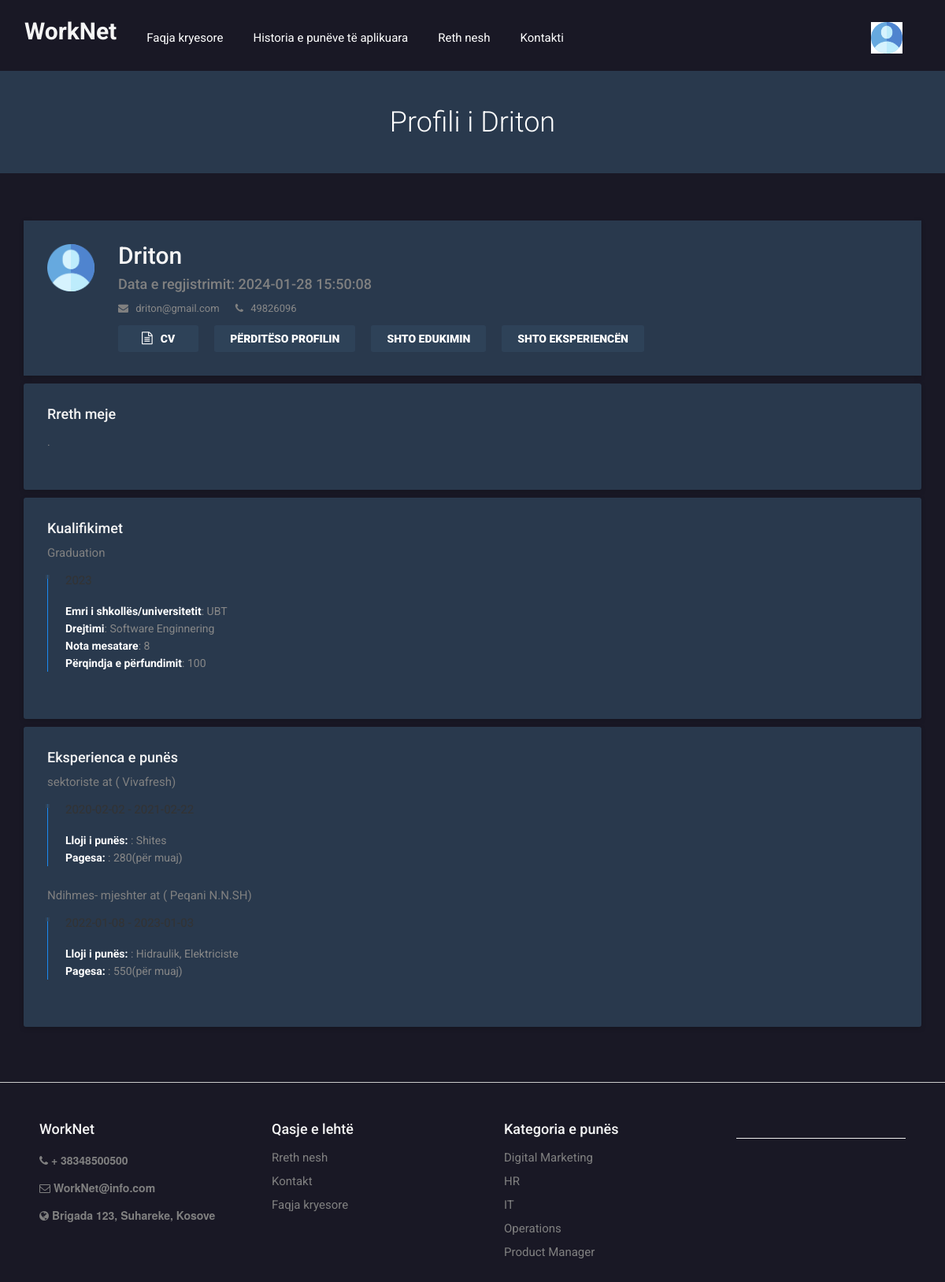
/my-profile.php (signed in), run on the app's committed database.
### tables this page shows
CREATE TABLE `tbljobseekers` (
  `id` int(11) NOT NULL,
  `FullName` varchar(150) DEFAULT NULL,
  `EmailId` varchar(150) DEFAULT NULL,
  `ContactNumber` bigint(15) DEFAULT NULL,
  `Password` varchar(150) DEFAULT NULL,
  `Resume` varchar(150) DEFAULT NULL,
  `AboutMe` mediumtext DEFAULT NULL,
  `ProfilePic` varchar(200) DEFAULT NULL,
  `Skills` varchar(200) DEFAULT NULL,
  `RegDate` timestamp NULL DEFAULT current_timestamp(),
  `LastUpdationDate` timestamp NULL DEFAULT NULL ON UPDATE current_timestamp(),
  `IsActive` int(1) DEFAULT NULL
);

CREATE TABLE `tbleducation` (
  `ID` int(10) NOT NULL,
  `UserID` int(5) DEFAULT NULL,
  `Qualification` varchar(200) DEFAULT NULL,
  `ClgorschName` varchar(200) DEFAULT NULL,
  `PassingYear` varchar(200) DEFAULT NULL,
  `Stream` varchar(200) DEFAULT NULL,
  `CGPA` decimal(2,0) DEFAULT NULL,
  `Percentage` decimal(4,0) DEFAULT NULL,
  `CreationDate` timestamp NULL DEFAULT current_timestamp()
);

CREATE TABLE `tblexperience` (
  `ID` int(10) NOT NULL,
  `UserID` int(10) DEFAULT NULL,
  `EmployerName` varchar(200) DEFAULT NULL,
  `EmployementType` varchar(200) DEFAULT NULL,
  `Designation` varchar(200) DEFAULT NULL,
  `Ctc` decimal(10,0) DEFAULT NULL,
  `FromDate` varchar(200) DEFAULT NULL,
  `ToDate` varchar(200) DEFAULT NULL,
  `Skills` varchar(200) NOT NULL,
  `CreationDate` timestamp NULL DEFAULT current_timestamp()
);

CREATE TABLE `tblpages` (
  `ID` int(11) NOT NULL,
  `PageType` varchar(200) DEFAULT NULL,
  `PageTitle` mediumtext DEFAULT NULL,
  `PageDescription` longtext DEFAULT NULL,
  `Email` varchar(200) NOT NULL,
  `MobileNumber` bigint(10) NOT NULL,
  `UpdationDate` timestamp NULL DEFAULT NULL ON UPDATE current_timestamp()
);

### my-profile.php (the view, shortened to what this page needs)
<?php
include('includes/config.php');
if (strlen($_SESSION['jsid']) == 0) {
  header('location:logout.php');
} else { ?>
  <!doctype html>
  <html>
  <head>
    <link href="css/custom.css" rel="stylesheet" type="text/css">
    <link href="css/bootstrap.css" rel="stylesheet" type="text/css">
    <link href="css/color.css" rel="stylesheet" type="text/css">
    <link href="css/responsive.css" rel="stylesheet" type="text/css">
    <link href="css/owl.carousel.css" rel="stylesheet" type="text/css">
    <link href="css/font-awesome.min.css" rel="stylesheet" type="text/css">
    <link href="css/jquery.mCustomScrollbar.css" rel="stylesheet" type="text/css">
  </head>
  <body class="theme-style-1">
    <div id="wrapper">
      <?php include('includes/header.php'); ?>
      <section id="inner-banner">
        <div class="container">
          <h1>
            Profili i
            <?php echo htmlentities($_SESSION['jsfname']); ?>
          </h1>
        </div>
      </section>
      <div id="main">
        <section class="resumes-section padd-tb">
          <div class="container">
            <div class="row">
              <div class="col-md-12 col-sm-8">
                <div class="resumes-content">
                  <div class="box">
                    <div class="frame">
                      <?php
                      $jsid = $_SESSION['jsid'];
                      $sql = "SELECT * from  tbljobseekers  where id=:jid";
                      $query = $dbh->prepare($sql);
                      $query->bindParam(':jid', $jsid, PDO::PARAM_STR);
                      $query->execute();
                      $results = $query->fetchAll(PDO::FETCH_OBJ);
                      foreach ($results as $result) {
                        ?><a href="#">
                          <?php if ($row->ProfilePic == ''): ?>
                            <img src="images/account.png" width="60" height="60">
                          <?php else: ?>
                            <img src="images/<?php echo $row->ProfilePic; ?>" width="100" height="100">
                          <?php endif; ?>
                        </a>
                      </div>
                      <div class="text-box">
                        <h2><a href="#">
                            <?php echo htmlentities($_SESSION['jsfname']); ?>
                          </a></h2>
                        <h4>Data e regjistrimit:
                          <?php echo htmlentities($result->RegDate); ?>
                        </h4>
                        <div class="clearfix"> <strong><i class="fa fa-envelope"></i>
                            <?php echo htmlentities($result->EmailId); ?>
                          </strong> <strong>
                            <i class="fa fa-phone"></i><a href="#">
                              <?php echo htmlentities($result->ContactNumber); ?>
                            </a></strong> </div>
                        <div class="btn-row"> <a href="Jobseekersresumes/<?php echo htmlentities($result->Resume); ?>"
                            class="resume" target="_blank"><i class="fa fa-file-text-o"></i>CV</a> <a href="profile.php"
                            class="login">Përditëso profilin</a> <a href="add-education.php" class="login">Shto
                            edukimin</a><a href="add-experience.php" class="login">Shto eksperiencën</a></div>
                      </div>
                    </div>
                    <div class="summary-box">
                      <h4>Rreth meje</h4>
                      <p>
                        <?php echo htmlentities($result->AboutMe); ?>.
                      </p>
                    </div>
                  <?php } ?>
                  <div class="summary-box">
                    <h4>Kualifikimet</h4>
                    <?php
                    $uid = $_SESSION['jsid'];
                    $sql = "SELECT * from  tbleducation  where UserID=:uid";
                    $query = $dbh->prepare($sql);
                    $query->bindParam(':uid', $uid, PDO::PARAM_STR);
                    $query->execute();
                    $results = $query->fetchAll(PDO::FETCH_OBJ);
                    foreach ($results as $result) {
                      ?>
                      <div class="outer"> <strong class="title">
                          <?php echo htmlentities($result->Qualification); ?>
                        </strong>
                        <div class="col"> <span>
                          </span>
                          <p><strong style="color: white">Emri i shkollës/universitetit</strong>:
                            <?php echo htmlentities($result->ClgorschName); ?>
                          </p>
                          <p><strong style="color: white">Drejtimi</strong>:
                            <?php echo htmlentities($result->Stream); ?>
                          </p>
                          <p><strong style="color: white">Nota mesatare</strong>:
                            <?php echo htmlentities($result->CGPA); ?>
                          </p>
                          <p><strong style="color: white">Përqindja e përfundimit</strong>:
                            <?php
                            if ($result->Percentage == '0'):
                              echo 'NA';
                            else:
                              echo htmlentities($result->Percentage);
                            endif;
                            ?>
                          </p>
                        </div>
                      </div>
                    <?php } ?>
                  </div>
                  <div class="summary-box">
                    <h4>Eksperienca e punës</h4>
                    <?php
                    $uid = $_SESSION['jsid'];
                    $sql = "SELECT * from  tblexperience  where UserID=:uid";
                    $query = $dbh->prepare($sql);
                    $query->bindParam(':uid', $uid, PDO::PARAM_STR);
                    $query->execute();
                    $results = $query->fetchAll(PDO::FETCH_OBJ);
                    foreach ($results as $result) {
                      ?>
                      <div class="outer"> <strong class="title">
                          <?php echo htmlentities($result->Designation); ?> at <b>(
                            <?php echo htmlentities($result->EmployerName); ?>)
                          </b>
                        </strong>
                        <div class="col"> <span>
                          </span>
                          <p><strong style="color: white">Lloji i punës: </strong>:
                            <?php echo htmlentities($result->EmployementType); ?>
                          </p>
                          <p><strong style="color: white">Pagesa: </strong>:
                            <?php echo htmlentities($result->Ctc); ?>(për muaj)
                          </p>
                        </div>
                      </div>
                    <?php } ?>
                  </div>
                </div>
              </div>
            </div>
          </div>
        </section>
      </div>
      <?php include('includes/footer.php'); ?>
    </div>
  </body>
  </html>
<?php } ?>

### includes/header.php (shortened to what this page needs)
<header id="header">
  <div class="container">
    <div class="navigation-col">
      <nav class="navbar navbar-inverse">
        <div class="navbar-header">
          <h2><a href="index.php"><strong class="logo" style="padding-top:5%">WorkNet</strong></a>
          </h2>
        </div>
        <div id="navbar" class="collapse navbar-collapse">
          <ul class="nav navbar-nav" id="nav">
            <li><a href="index.php">Faqja kryesore</a></li>
            <?php if (strlen($_SESSION['jsid'] != 0)) { ?>
              <li><a href="applied-jobs.php">Historia e punëve të aplikuara</a></li>
            <?php } ?>
            <li><a href="about.php">Reth nesh</a></li>
            <li><a href="contact.php">Kontakti</a></li>
          </ul>
        </div>
      </nav>
    </div>
  </div>
  <div class="user-option-col">
    <div class="thumb">
      <div class="dropdown">
        <?php if (strlen($_SESSION['jsid']) != 0) { ?>
          <?php
          $uid = $_SESSION['jsid'];
          $sql = "SELECT * from tbljobseekers where id='$uid'";
          $query = $dbh->prepare($sql);
          $query->execute();
          $results = $query->fetchAll(PDO::FETCH_OBJ);
          if ($query->rowCount() > 0) {
            foreach ($results as $row) {
              ?>
              <button class="btn btn-default dropdown-toggle" type="button" id="dropdownMenu1" data-toggle="dropdown"
                aria-haspopup="true" aria-expanded="true">
                <?php if ($row->ProfilePic == ''): ?>
                  <img src="images/account.png" width="40" height="40">
                <?php else: ?>
                  <img src="images/<?php echo $row->ProfilePic; ?>" width="40" height="40">
                <?php endif; ?>
              </button>
              <?php $cnt = $cnt + 1;
            }
          }
          ?>
        <?php } ?>
      </div>
    </div>
  </div>
</header>

### includes/footer.php (shortened to what this page needs)
<footer id="footer">
  <div class="text-box box">
    <h4>WorkNet</h4>
    <?php
    $sql = "SELECT * from tblpages where PageType='contactus'";
    $query = $dbh->prepare($sql);
    $query->execute();
    $results = $query->fetchAll(PDO::FETCH_OBJ);
    if ($query->rowCount() > 0) {
      foreach ($results as $row) { ?>
        <ul>
          <li> <i class="fa fa-phone"></i> <strong>+
              <?php echo htmlentities($row->MobileNumber); ?>
            </strong></li>
          <li> <i class="fa fa-envelope-o"></i> <strong>
              <?php echo htmlentities($row->Email); ?>
            </strong> </li>
          <li> <i class="fa fa-globe"></i> <strong>
              <?php echo htmlentities($row->PageDescription); ?>
            </strong> </li>
          <?php $cnt = $cnt + 1;
      }
    } ?>
    </ul>
  </div>
  <div class="box">
    <h4>Qasje e lehtë</h4>
    <ul>
      <li><a href="about.php">Rreth nesh</a></li>
      <li><a href="contact.php">Kontakt</a></li>
      <li><a href="index.php">Faqja kryesore</a></li>
    </ul>
  </div>
  <div class="box">
    <h4>Kategoria e punës</h4>
    <ul>
      <?php
      $sql = "SELECT jobCategory,count(jobId) as totaljobs from tbljobs group by jobCategory";
      $query = $dbh->prepare($sql);
      $query->execute();
      $results = $query->fetchAll(PDO::FETCH_OBJ);
      foreach ($results as $row) { ?>
        <li><a href="view-categorywise-job.php?viewid=<?php echo htmlentities($row->jobCategory); ?>">
            <?php echo htmlentities($row->jobCategory); ?>
          </a></li>
      <?php } ?>
    </ul>
  </div>
  <hr color="#000" />
</footer>

### css/color.css (style rules this page uses)
#banner, .banner-outer .caption .holder form button[type="submit"]:hover, .browse-job-section, .user-option-col a.login-round, .user-option-col .dropdown-menu > li > a:hover, .user-option-col .dropdown-menu > li > a:focus, .user-option-col a.btn-login, .theme-style-1 a.btn-style-1, .popular-categories .box:hover, .popular-categories .box:hover, .btn-color-2, .sidebar .box .text-box a.btn-apply, .call-action-section, .price-table .box strong.amount:before, .price-table .box strong.amount:after, #footer form input[type="submit"], #cp_side-menu, .banner-2, #wrapper .header-2.cp_sticky, .process-section .icon-box, .btn-bg-color-1, .header-4, #inner-banner, .pagination-box .pager li > a:hover, .pagination-box .pager li > a:focus, .pagination-box .pager li.active a, .post-box .owl-next:hover, .post-box .owl-prev:hover, .post-section .comment-form form input[type="submit"], .signup-section .holder input[type="submit"], .upload-box .btn-file, .signup-section .holder b, .contact-form input[type="Submit"], .address-box address .fa, .candidates-search-bar form, .btn-row a.resume, .btn-row a.login, .summary-box .col:before, .progress-box .progress-bar span, .alphabets-row .col span, .alphabets-row .col:before, .icon-colo-1, .resum-form .accordion_cp, .resum-form input[type="submit"], .navbar-toggle { background-color: #30475eb5; }
#nav li:hover > a, .banner-outer .caption .holder form button[type="submit"], .banner-outer .caption .holder .btn-row a .fa, .cp_side-menu a .fa, .user-option-col a .fa, #content-area .box .text-col a.text .fa, #content-area .box strong.price .fa, .sidebar .box .text-box h4 a, .sidebar .box .text-box a.text .fa, .sidebar .box .text-box strong.price .fa, #content-area a.load-more .fa, .price-table .box h4, .price-table .box strong.amount sub, .testimonials-section .owl-prev:hover:before, .testimonials-section .owl-next:hover:before, .post-box .text-box strong.date .fa, .post-box .text-box strong.name, .post-box .text-box:hover h4 a, #footer .box ul li a, .bottom-row strong.copyrights a:hover, #content-area .box:hover h4 a, #popular-job-slider .owl-next:before, #popular-job-slider .owl-prev:before, .sidebar-jobs ul li a, .sidebar-jobs ul li span .fa, .pagination-box .pager li > a, .pagination-box .pager li > span, .sidebar .box .recent-post .text-box a .fa, .sidebar .box .recent-post .text-area a .fa, .sidebar .box .recent-post ul li:hover strong a, .sidebar .box .archives-box ul li a:hover, .post-box blockquote p, .testimonials-style-3 .box p, .testimonials-style-3 .col p, .input-box .fa, .check-box strong a:hover, .signup-section .holder em, .signup-section .holder em a, .signup-section .holder a.login, .candidates-search-bar form button[type="submit"], .resumes-section .box .text-box h4, .resumes-content .box .text-box strong .fa, .resumes-content .box .text-box span.price .fa, .tags a, .resumes-section a.load-more .fa, .related-people .text-box strong.name a, .related-people .text-box span .fa, .summary-box strong.title, .popular-companies .owl-next:before, .popular-companies .owl-prev:before, .alphabets-row a:hover, .alphabets a:hover, .theme-style-1 .account-option a.btn-style-1 .fa, #content-area .box .text-col p em, .job-detail ul li .fa { color:gray; }
#nav li a:before,#nav li a:after, .testimonials-section .owl-prev:hover:before, .testimonials-section .owl-next:hover:before, .summary-box .col, .resume-process .option-box .icon-colo-1:before { border-color:#1b8af3; }

### css/responsive.css (style rules this page uses)
@media (min-width: 1200px) { strong.logo { margin: 0 150px 0 0; } }
@media (min-width: 1200px) { strong.logo { margin:0 0 0 65px; } }
@media (min-width: 1200px) { .user-option-col { position: absolute; padding:0; } }
@media (min-width: 1200px) { .btn-row a.login { margin: 0 20px 0 0; } }
@media (max-width: 1480px) { strong.logo { margin: 0; } }
@media (max-width: 1480px) { .navigation-col .navbar-collapse { float:left; } }
@media (max-width: 1480px) { #footer .text-box, #footer .box { width:25%; margin:0 20px 0 0 } }
@media (max-width: 1900px) { #footer .text-box, #footer .box { width:25%; margin:0 20px 0 0 } }

### data on the page
tbljobseekers: RegDate "2024-01-28 15:50:08", EmailId "driton@gmail.com", ContactNumber "49826096"
tbleducation: Qualification "Graduation", ClgorschName "UBT", Stream "Software Enginnering", CGPA "8", Percentage "100"
tblexperience: Designation "sektoriste", EmployerName "Vivafresh", EmployementType "Shites", Ctc "280"
tblexperience: Designation "Ndihmes- mjeshter", EmployerName "Peqani N.N.SH", EmployementType "Hidraulik, Elektriciste", Ctc "550"
tblpages: MobileNumber "38348500500", Email "WorkNet@info.com", PageDescription "Brigada 123, Suhareke, Kosove"

### other printed values
$_SESSION['jsfname'] "Driton"
$row->jobCategory "Digital Marketing"
$row->jobCategory "HR"
$row->jobCategory "IT"
$row->jobCategory "Operations"
$row->jobCategory "Product Manager"
